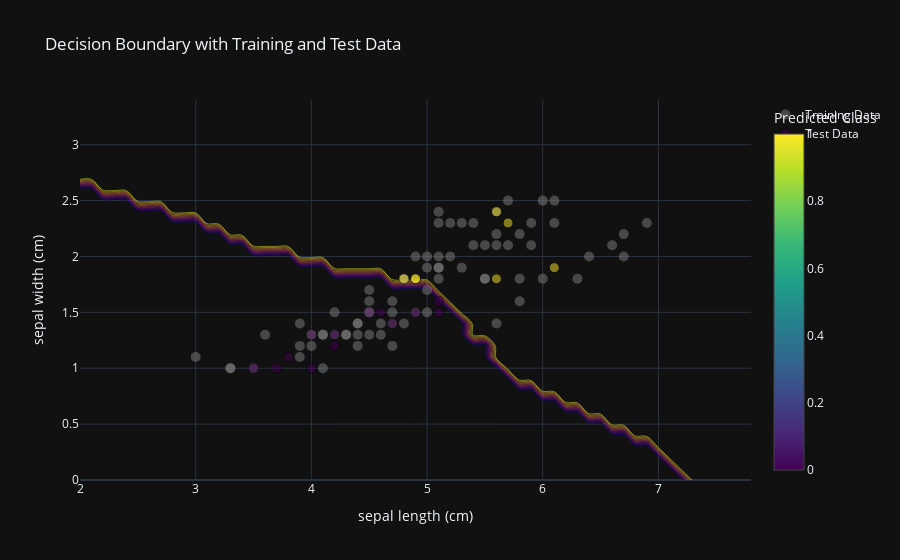

This figure's notebook cell:
### Code cell
##TODO: Double-check it's plotting correctly
# Determine the limits of the plot from the full dataset
x_min, x_max = X.iloc[:, 0].min() - 1, X.iloc[:, 0].max() + 1
y_min, y_max = X.iloc[:, 1].min() - 1, X.iloc[:, 1].max() + 1
xx, yy = np.meshgrid(np.arange(x_min, x_max, 0.1), np.arange(y_min, y_max, 0.1))

# Predict on the mesh grid with the KNN model
Z = knn_optimal.predict(scaler.transform(np.c_[xx.ravel(), yy.ravel()]))
Z = Z.reshape(xx.shape)

# Plot the decision boundary using a contour plot
contour = go.Contour(
                        x=np.arange(x_min, x_max, 0.1),
                        y=np.arange(y_min, y_max, 0.1),
                        z=Z,
                        contours_coloring='lines',
                        showscale=False
                    )

# Inverse transform the training and test datasets to plot in original feature space
X_train_inv = scaler.inverse_transform(X_train)
X_test_inv = scaler.inverse_transform(X_test_scaled)

# Create hover text for the training data
train_hover_text = ['Train: {}'.format(target_labels_dic[true]) for true in y_train.values.ravel()]

# Create hover text for the test data
test_hover_text = ['Test - True: {}, Pred: {}'.format(true, pred) for true, pred in zip(y_test_named, final_predictions_named)]

# Scatter plot for the training data
scatter_train = go.Scatter( x=X_train_inv[:, 0], 
                            y=X_train_inv[:, 1], 
                            mode='markers', 
                            marker=dict(color='gray', size=10, opacity=0.5),
                            name='Training Data', 
                            text=train_hover_text, 
                            hoverinfo='text' )

# Scatter plot for the test data colored by predictions
scatter_test = go.Scatter(
                            x=X_test_inv[:, 0],
                            y=X_test_inv[:, 1],
                            mode='markers',
                            marker=dict(size=10,
                                        opacity=0.5,
                                        color=final_predictions,  # Use the predicted labels to define the color
                                        colorscale='Viridis',  # This is a sequential colorscale, you can choose any other
                                        colorbar=dict(title='Predicted Class'),
                                        line=dict(color='black', width=1)
                                        ),
                            name='Test Data',
                            text=test_hover_text,
                            hoverinfo='text'
                        )

# Combine all plots
fig = go.Figure(data=[contour, scatter_train, scatter_test])

# Update the layout
fig.update_layout(
    title='Decision Boundary with Training and Test Data',
    xaxis_title='sepal length (cm)',
    yaxis_title='sepal width (cm)',
)

# Show the plot
fig.show()

### Figure 1 — Plotly figure (JSON) as saved in the notebook; plotly's stock layout.template omitted (floating-point values rounded to 4 significant figures; data arrays with more than 128 entries replaced by an {"elided": "..."} marker saying what was removed)
{"data": [{"contours": {"coloring": "lines"}, "showscale": false, "x": [2.0, 2.1, 2.2, 2.3, 2.4, 2.5, 2.6, 2.7, 2.8, 2.9, 3.0, 3.1, 3.2, 3.3, 3.4, 3.5, 3.6, 3.7, 3.8, 3.9, 4.0, 4.1, 4.2, 4.3, 4.4, 4.5, 4.6, 4.7, 4.8, 4.9, 5.0, 5.1, 5.2, 5.3, 5.4, 5.5, 5.6, 5.7, 5.8, 5.9, 6.0, 6.1, 6.2, 6.3, 6.4, 6.5, 6.6, 6.7, 6.8, 6.9, 7.0, 7.1, 7.2, 7.3, 7.4, 7.5, 7.6, 7.7, 7.8], "y": [0.0, 0.1, 0.2, 0.3, 0.4, 0.5, 0.6, 0.7, 0.8, 0.9, 1.0, 1.1, 1.2, 1.3, 1.4, 1.5, 1.6, 1.7, 1.8, 1.9, 2.0, 2.1, 2.2, 2.3, 2.4, 2.5, 2.6, 2.7, 2.8, 2.9, 3.0, 3.1, 3.2, 3.3, 3.4], "z": {"elided": "35x59 int values"}, "type": "contour"}, {"hoverinfo": "text", "marker": {"color": "gray", "opacity": 0.5, "size": 10}, "mode": "markers", "name": "Training Data", "text": ["Train: virginica", "Train: virginica", "Train: versicolor", "Train: versicolor", "Train: virginica", "Train: versicolor", "Train: versicolor", "Train: virginica", "Train: versicolor", "Train: virginica", "Train: versicolor", "Train: versicolor", "Train: virginica", "Train: versicolor", "Train: virginica", "Train: versicolor", "Train: virginica", "Train: virginica", "Train: versicolor", "Train: versicolor", "Train: versicolor", "Train: versicolor", "Train: versicolor", "Train: virginica", "Train: versicolor", "Train: versicolor", "Train: virginica", "Train: versicolor", "Train: virginica", "Train: versicolor", "Train: versicolor", "Train: versicolor", "Train: versicolor", "Train: versicolor", "Train: versicolor", "Train: virginica", "Train: versicolor", "Train: virginica", "Train: versicolor", "Train: virginica", "Train: virginica", "Train: virginica", "Train: virginica", "Train: versicolor", "Train: virginica", "Train: virginica", "Train: versicolor", "Train: virginica", "Train: virginica", "Train: virginica", "Train: virginica", "Train: versicolor", "Train: virginica", "Train: versicolor", "Train: virginica", "Train: virginica", "Train: virginica", "Train: versicolor", "Train: virginica", "Train: virginica", "Train: virginica", "Train: virginica", "Train: versicolor", "Train: versicolor", "Train: versicolor", "Train: virginica", "Train: versicolor", "Train: versicolor", "Train: versicolor", "Train: virginica", "Train: virginica", "Train: virginica", "Train: virginica", "Train: virginica", "Train: versicolor", "Train: virginica", "Train: virginica", "Train: versicolor", "Train: virginica", "Train: virginica"], "x": [6.6, 4.8, 4.8, 4.0, 5.0, 4.4, 4.4, 5.0, 3.9, 6.7, 4.2, 4.3, 6.1, 4.5, 5.9, 4.5, 5.5, 5.3, 4.5, 4.5, 4.1, 4.5, 3.3, 5.2, 5.0, 3.9, 6.4, 4.4, 5.5, 4.7, 4.3, 4.0, 4.1, 4.1, 4.6, 5.6, 4.7, 5.1, 4.7, 5.4, 4.5, 5.1, 5.8, 3.3, 6.0, 6.7, 4.2, 6.9, 5.3, 5.2, 5.8, 4.6, 5.8, 3.0, 5.4, 6.3, 6.0, 3.9, 5.7, 6.1, 5.0, 5.6, 4.4, 3.5, 4.5, 5.9, 4.0, 4.9, 4.7, 5.5, 5.1, 5.7, 5.6, 5.6, 4.8, 5.1, 4.9, 3.6, 5.1, 5.1], "y": [2.1, 1.8, 1.4, 1.2, 1.5, 1.4, 1.2, 1.9, 1.4, 2.0, 1.5, 1.3, 2.3, 1.5, 2.3, 1.3, 1.8, 2.3, 1.6, 1.5, 1.3, 1.5, 1.0, 2.3, 1.7, 1.1, 2.0, 1.4, 2.1, 1.4, 1.3, 1.3, 1.0, 1.3, 1.3, 2.1, 1.6, 2.4, 1.5, 2.1, 1.7, 1.8, 2.2, 1.0, 2.5, 2.2, 1.3, 2.3, 1.9, 2.0, 1.6, 1.4, 1.8, 1.1, 2.3, 1.8, 1.8, 1.2, 2.5, 2.5, 2.0, 1.4, 1.3, 1.0, 1.5, 2.1, 1.3, 1.5, 1.2, 1.8, 2.3, 2.1, 2.4, 2.2, 1.8, 2.0, 2.0, 1.3, 1.9, 1.9], "type": "scatter"}, {"hoverinfo": "text", "marker": {"color": [0, 1, 1, 0, 0, 0, 0, 1, 0, 0, 0, 0, 1, 0, 1, 0, 1, 1, 0, 0], "colorbar": {"title": {"text": "Predicted Class"}}, "colorscale": [[0.0, "#440154"], [0.1111, "#482878"], [0.2222, "#3e4989"], [0.3333, "#31688e"], [0.4444, "#26828e"], [0.5556, "#1f9e89"], [0.6667, "#35b779"], [0.7778, "#6ece58"], [0.8889, "#b5de2b"], [1.0, "#fde725"]], "line": {"color": "black", "width": 1}, "opacity": 0.5, "size": 10}, "mode": "markers", "name": "Test Data", "text": ["Test - True: virginica, Pred: versicolor", "Test - True: virginica, Pred: virginica", "Test - True: virginica, Pred: virginica", "Test - True: versicolor, Pred: versicolor", "Test - True: versicolor, Pred: versicolor", "Test - True: versicolor, Pred: versicolor", "Test - True: versicolor, Pred: versicolor", "Test - True: virginica, Pred: virginica", "Test - True: versicolor, Pred: versicolor", "Test - True: versicolor, Pred: versicolor", "Test - True: versicolor, Pred: versicolor", "Test - True: versicolor, Pred: versicolor", "Test - True: virginica, Pred: virginica", "Test - True: versicolor, Pred: versicolor", "Test - True: virginica, Pred: virginica", "Test - True: versicolor, Pred: versicolor", "Test - True: virginica, Pred: virginica", "Test - True: virginica, Pred: virginica", "Test - True: versicolor, Pred: versicolor", "Test - True: versicolor, Pred: versicolor"], "x": [5.1, 5.6, 5.7, 4.2, 4.2, 4.0, 4.9, 6.1, 3.5, 4.7, 4.5, 3.8, 4.9, 5.1, 5.6, 4.6, 4.8, 4.9, 4.0, 3.7], "y": [1.5, 1.8, 2.3, 1.2, 1.3, 1.3, 1.5, 1.9, 1.0, 1.4, 1.5, 1.1, 1.8, 1.6, 2.4, 1.5, 1.8, 1.8, 1.0, 1.0], "type": "scatter"}], "layout": {"title": {"text": "Decision Boundary with Training and Test Data"}, "xaxis": {"title": {"text": "sepal length (cm)"}}, "yaxis": {"title": {"text": "sepal width (cm)"}}}}
